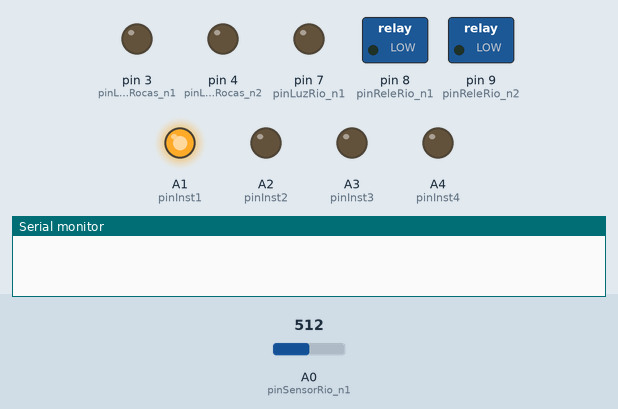
Bench run of a sketch on a simulated Arduino Uno, built with avr-gcc and run on an emulated ATmega328P. On the bench: switched loads named in the sketch (green lamp = pin HIGH), output pins drawn as LEDs (lit = HIGH), the last lines printed to the serial monitor. The test bench sets the inputs (shaded band); at power-on: A0 (pinSensorRio_n1) = 512. Pins used as bus, display or sensor lines are not drawn.

Above: at 1.2 s.
1.3 s: A0 (pinSensorRio_n1) set to 542
2.8 s: A0 (pinSensorRio_n1) set to 560
At 3.7 s:
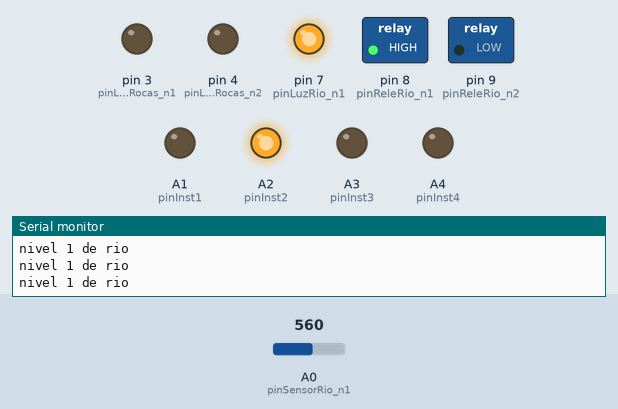
Timing chart, 0 to 5.8 s (numbered marks = the images above; inputs shaded):
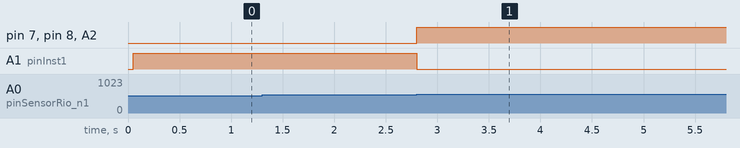

Measured:
- the behaviour switches between 550 and 551 on A0 (pinSensorRio_n1) (found by bisection; images 0 and 1)
- after the input at 1.3 s, every drawn part: stays the same
- after the input at 2.8 s, pin 7 (pinLuzRio_n1), pin 8 (pinReleRio_n1), A2 (pinInst2): LOW → HIGH at once; A1 (pinInst1): HIGH → LOW at once

The sketch:

codigo_viejo.ino
```cpp
#include <Arduino.h>

#include "pines.h"
#include "rio.h"
#include "rocas.h"
#include "inst.h"

Rio rio;
Rocas rocas;
Inst inst;

int humedadAnterior;

void setup() {
  Serial.begin(9600);

  rio.setup();
  rocas.setup();
  inst.setup();

  humedadAnterior = analogRead(pinSensorRio_n1);

  inst.darInstruccion(1);
}

void loop() {
  // Serial.print("humedadAnterior: ");
  // Serial.println(humedadAnterior);
  // Serial.print("humedad actual: ");
  // Serial.println(analogRead(pinSensorRio_n1));

  // if (analogRead(pinSensorRio_n1) > humedadAnterior + 10) {  // margen de 10 para que no se active tan facilmente
  if (analogRead(pinSensorRio_n1) > 550) {
    humedadAnterior = analogRead(pinSensorRio_n1);
    rio.desbloquear(1);
    // TODO: empezar nivel de flores que suben 1
  }

  if (rio.nivelTerminado(1) && !rocas.nivelTerminado(1)) { // esto esta muy chirri, hay que encontrar una mejor forma de no siempre prender la luz
    inst.darInstruccion(2);
    rocas.desbloquear(1);
  }

  if (rocas.nivelTerminado(1)) {
    inst.darInstruccion(3);
    inst.darInstruccion(4);

    rio.desbloquear(2);
    // TODO: empezar nivel de flores que suben 2

    rocas.desbloquear(2);
    rocas.desbloquear(3);
  }
}
```

especie.h
```cpp
#ifndef especie_h
#define especie_h

class Especie {
public:
  int nivel;
  String estadoNivel;

  bool nivelTerminado(int n) {
    return nivel == n && estadoNivel == "end";
  }

  void empezarNivel(int nuevoNivel) {
    nivel = nuevoNivel;
    estadoNivel = "start";
  }

  void terminarNivel() {
    estadoNivel = "end";
  }

  void verDatos() {
    Serial.print("Nivel: ");
    Serial.println(nivel);
    Serial.print("Estado del Nivel: ");
    Serial.println(estadoNivel);
  }
};

#endif
```

inst.h
```cpp
#include "especie.h"

#ifndef inst_h
#define inst_h

class Inst : public Especie {
public:
  void setup() {
    pinMode(pinInst1, OUTPUT);
    pinMode(pinInst2, OUTPUT);
    pinMode(pinInst3, OUTPUT);
    pinMode(pinInst4, OUTPUT);
  }

  void darInstruccion(int nivel) {
    if (nivel == 1) {
      digitalWrite(pinInst1, HIGH);
      digitalWrite(pinInst2, LOW);
      digitalWrite(pinInst3, LOW);
      digitalWrite(pinInst4, LOW);
    }
    if (nivel == 2) {
      digitalWrite(pinInst1, LOW);
      digitalWrite(pinInst2, HIGH);
      digitalWrite(pinInst3, LOW);
      digitalWrite(pinInst4, LOW);
    }
    if (nivel == 3) {
      digitalWrite(pinInst1, LOW);
      digitalWrite(pinInst2, LOW);
      digitalWrite(pinInst3, HIGH);
      digitalWrite(pinInst4, LOW);
    }
    if (nivel == 4) {
      digitalWrite(pinInst1, LOW);
      digitalWrite(pinInst2, LOW);
      digitalWrite(pinInst3, LOW);
      digitalWrite(pinInst4, HIGH);
    }
  }
};

#endif
```

pines.h
```cpp
int pinSensorRio_n1 = A0;
int pinLuzRio_n1 = 7;
int pinReleRio_n1 = 8;
int pinReleRio_n2 = 9;

int pinSSRocas = 10;
int pinRSTRocas = 5;
int pinLedsRocas_n1 = 3;
int pinLedsRocas_n2 = 4;

int pinInst1 = A1;
int pinInst2 = A2;
int pinInst3 = A3;
int pinInst4 = A4;

// int floresSubenMotorPin1 = 6;
// int floresSubenMotorPin2 = 2;
// unsigned long floresSubenTiempoInicio;
// int floresSubenDireccion = 1;

// int piezoPin1Abejas = A1;
// int piezoPin2Abejas = A2;
// int piezoPin3Abejas = A3;

// int pin1LedAbejas = 0;
// int pin2LedAbejas = 1;
// int pin3LedAbejas = 2 ;
```

rio.h
```cpp
#include "especie.h"

#ifndef rio_h
#define rio_h

class Rio : public Especie {
public:
  void setup() {
    pinMode(pinSensorRio_n1, INPUT);
    pinMode(pinLuzRio_n1, OUTPUT);
    pinMode(pinReleRio_n1, OUTPUT);
    pinMode(pinReleRio_n2, OUTPUT);
  }

  void desbloquear(int nuevoNivel) {
    if (nuevoNivel == 1) {
      Serial.println("nivel 1 de rio");

      empezarNivel(1);

      // prender las luces del rio 1
      digitalWrite(pinLuzRio_n1, HIGH);

      // delay(5000);  // esperar un poco para bombear el agua? que no sea inmediato

      //activar la bomba de agua 1
      digitalWrite(pinReleRio_n1, HIGH);


      terminarNivel();
    }

    if (nuevoNivel == 2 && nivelTerminado(1)) {
      Serial.println("nivel 2 de rio");
      empezarNivel(2);

      // prender las luces del rio 2
      // digitalWrite(pinLuzRio_n2, HIGH);

      //activar la bomba de agua 2
      digitalWrite(pinReleRio_n2, HIGH);

      terminarNivel();
    }
  }
};

#endif
```

rocas.h
```cpp
#include "especie.h"

#include <SPI.h>
#include <MFRC522.h>

MFRC522 rfid(pinSSRocas, pinRSTRocas);

// String ID_nivel1 = "16622018095";
String ID_nivel1 = "152188223110"; // caracol 1
String ID_nivel2 = "16622018095"; // caracol 2
String ID_nivel3 = "152163211110";


#ifndef rocas_h
#define rocas_h

class Rocas : public Especie {
public:
  void setup() {
    SPI.begin();
    rfid.PCD_Init();
    pinMode(pinLedsRocas_n1, OUTPUT);
    pinMode(pinLedsRocas_n2, OUTPUT);
  }

  void desbloquear(int nuevoNivel) {
    if (rfid.PICC_IsNewCardPresent()) {
      if (rfid.PICC_ReadCardSerial()) {
        MFRC522::PICC_Type piccType = rfid.PICC_GetType(rfid.uid.sak);
        String uidString = "";

        for (int i = 0; i < rfid.uid.size; i++) {
          uidString += rfid.uid.uidByte[i];
        }

        Serial.println(uidString);

        if (nuevoNivel == 1 && uidString == ID_nivel1) {
          empezarNivel(1);
          // se prenden todas las leds de un color
          Serial.println("Se prenden las rocas nivel 1");
          digitalWrite(pinLedsRocas_n1, HIGH);

          delay(2000);
          terminarNivel();
        }

        if (nuevoNivel == 2 && uidString == ID_nivel2) {
          empezarNivel(2);
          Serial.println("Se prenden las rocas nivel 2");
          digitalWrite(pinLedsRocas_n2, HIGH);
          terminarNivel();
        }

        rfid.PICC_HaltA();
        rfid.PCD_StopCrypto1();
      }
    }
  }
};

#endif
```
